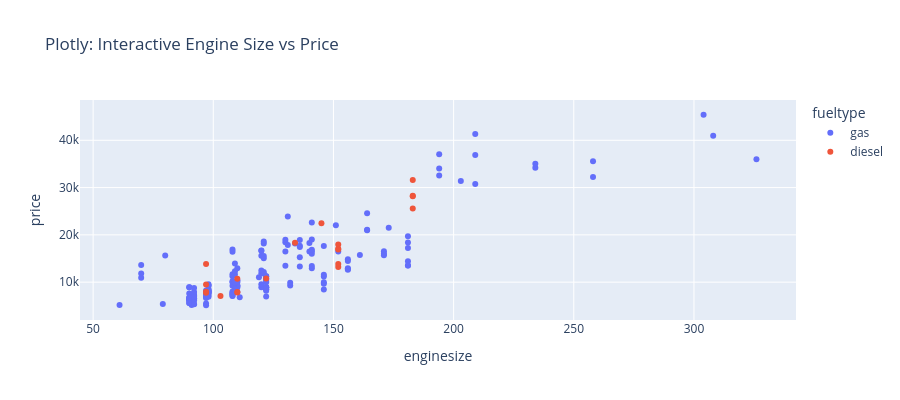

Notebook source saved alongside this figure:
### Markdown cell above
---

## Part 5: Comparing the Libraries

### 5.1 When to Use Each Library

### Code cell
# Creating the same visualisation with all three libraries
fig = plt.figure(figsize=(18, 5))

# Matplotlib
ax1 = plt.subplot(131)
ax1.scatter(df['enginesize'], df['price'], alpha=0.6, c=df['horsepower'], cmap='viridis')
ax1.set_xlabel('Engine Size')
ax1.set_ylabel('Price (£)')
ax1.set_title('Matplotlib: Engine Size vs Price')
plt.colorbar(ax1.collections[0], ax=ax1, label='Horsepower')

# Seaborn
ax2 = plt.subplot(132)
sns.scatterplot(data=df, x='enginesize', y='price', hue='fueltype', 
                alpha=0.6, ax=ax2)
ax2.set_title('Seaborn: Engine Size vs Price')
ax2.legend(title='Fuel Type', loc='lower right')

# For Plotly, we'll create separately due to its interactive nature
ax3 = plt.subplot(133)
ax3.text(0.5, 0.5, 'Plotly creates\ninteractive plots\n(shown separately)', 
         ha='center', va='center', fontsize=14)
ax3.set_title('Plotly: Interactive Version')
ax3.axis('off')

plt.tight_layout()
plt.show()

# Now create the Plotly version
fig_plotly = px.scatter(df, x='enginesize', y='price', color='fueltype',
                        hover_data=['brand', 'CarName'],
                        title='Plotly: Interactive Engine Size vs Price')
fig_plotly.update_layout(height=400)
fig_plotly.show()

print("💡 Key Comparison:")
print("- Matplotlib: Maximum control, publication-quality static plots")
print("- Seaborn: Statistical visualisations with minimal code")
print("- Plotly: Interactive, web-ready visualisations")

### Figure 1 — Plotly figure (JSON) as saved in the notebook; plotly's stock layout.template omitted (floating-point values rounded to 4 significant figures; data arrays with more than 128 entries replaced by an {"elided": "..."} marker saying what was removed)
{"data": [{"customdata": {"elided": "185x2 str values"}, "hovertemplate": "fueltype=gas<br>enginesize=%{x}<br>price=%{y}<br>brand=%{customdata[0]}<br>CarName=%{customdata[1]}<extra></extra>", "legendgroup": "gas", "marker": {"color": "#636efa", "symbol": "circle"}, "mode": "markers", "name": "gas", "orientation": "v", "showlegend": true, "type": "scatter", "x": {"elided": "185 int values"}, "xaxis": "x", "y": {"elided": "185 float values"}, "yaxis": "y"}, {"customdata": [["mazda", "mazda glc deluxe"], ["mazda", "mazda rx-7 gs"], ["buick", "buick electra 225 custom"], ["buick", "buick century luxus (sw)"], ["buick", "buick century"], ["buick", "buick skyhawk"], ["nissan", "nissan gt-r"], ["peugeot", "peugeot 304"], ["peugeot", "peugeot 504"], ["peugeot", "peugeot 604sl"], ["peugeot", "peugeot 505s turbo diesel"], ["peugeot", "peugeot 504"], ["toyota", "toyota corona"], ["toyota", "toyota corolla"], ["toyota", "toyota celica gt"], ["volkswagen", "vokswagen rabbit"], ["volkswagen", "volkswagen model 111"], ["volkswagen", "volkswagen super beetle"], ["volkswagen", "volkswagen rabbit custom"], ["volvo", "volvo 246"]], "hovertemplate": "fueltype=diesel<br>enginesize=%{x}<br>price=%{y}<br>brand=%{customdata[0]}<br>CarName=%{customdata[1]}<extra></extra>", "legendgroup": "diesel", "marker": {"color": "#EF553B", "symbol": "circle"}, "mode": "markers", "name": "diesel", "orientation": "v", "showlegend": true, "type": "scatter", "x": [122, 134, 183, 183, 183, 183, 103, 152, 152, 152, 152, 152, 110, 110, 110, 97, 97, 97, 97, 145], "xaxis": "x", "y": [10800.0, 18340.0, 25550.0, 28250.0, 28180.0, 31600.0, 7099.0, 13200.0, 13860.0, 16900.0, 17080.0, 17950.0, 7898.0, 7788.0, 10700.0, 7775.0, 7995.0, 9495.0, 13840.0, 22470.0], "yaxis": "y"}], "layout": {"height": 400, "legend": {"title": {"text": "fueltype"}, "tracegroupgap": 0}, "title": {"text": "Plotly: Interactive Engine Size vs Price"}, "xaxis": {"anchor": "y", "domain": [0, 1], "title": {"text": "enginesize"}}, "yaxis": {"anchor": "x", "domain": [0, 1], "title": {"text": "price"}}}}
